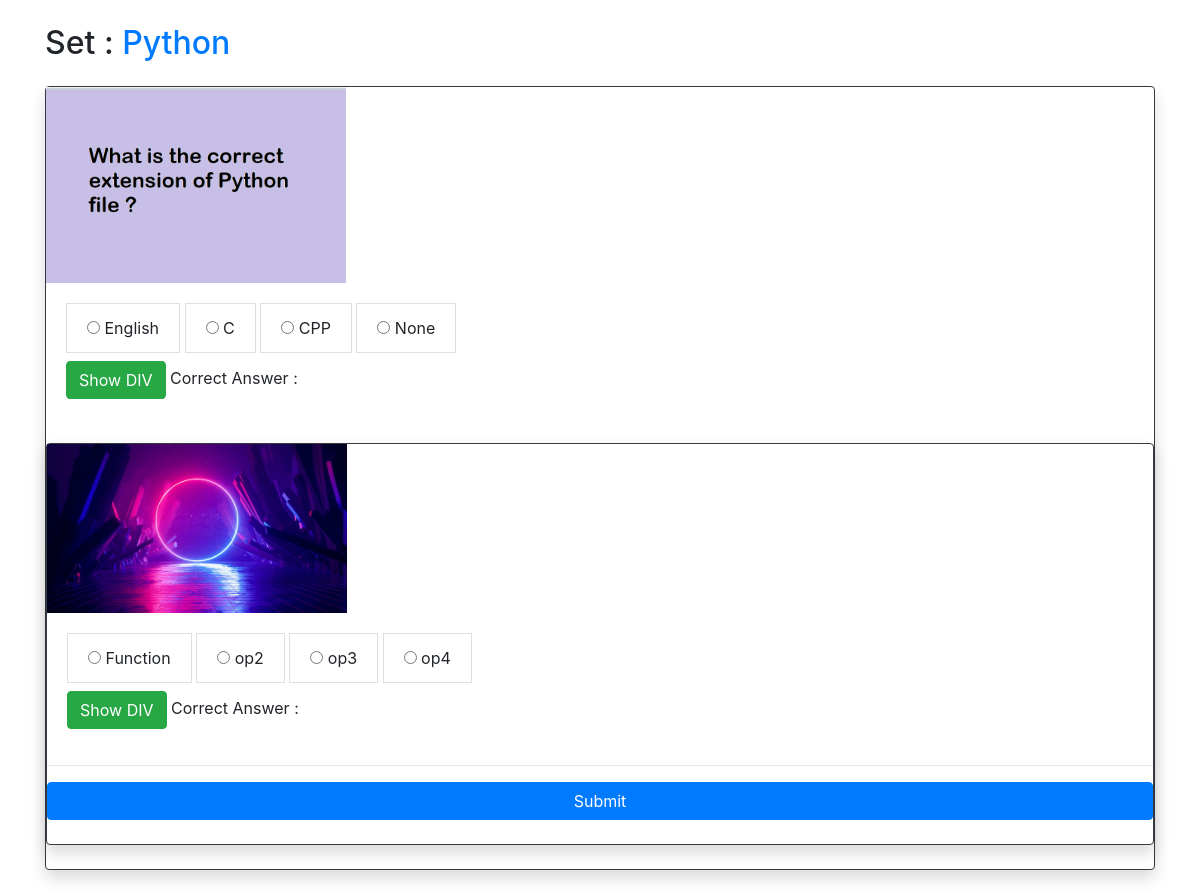
Page /imgcategory_questions/6 on the committed database.
### quiz/models.py (models this page shows, shortened)
class Question_Set(models.Model):
    section = models.CharField(max_length=50)
    questions = models.ManyToManyField(Question,blank=True)
    def __str__(self):
        return self.section

class Question(models.Model):
    text = models.CharField(max_length=250)
    image = models.ImageField(upload_to='images', blank=True, null=True)
    correct_ans = models.CharField(max_length=150)
    explanation = models.TextField(max_length=500)
    options = models.ManyToManyField(Options,blank=True)
    def __str__(self):
        return self.text

class Options(models.Model):
    option = models.CharField(max_length=150)
    '''op1=models.CharField(max_length=100)
    op2=models.CharField(max_length=100)
    op3=models.CharField(max_length=100)
    op4=models.CharField(max_length=100)'''

### quiz/views.py (the view)
# urls.py: path('imgcategory_questions/<int:cat_id>',views.imgcategory_questions,name="imgcategory_questions"),
def imgcategory_questions(req,cat_id):
    category=models.Question_Set.objects.get(id=cat_id)
    question=models.Question.objects.filter(question_set=category).order_by('id').all()
    print(category)
    print(question)
    return render(req,"imgcategory_questions.html",{'category':category,'question':question})

### quiz/templates/imgcategory_questions.html (shortened to what this page needs)
<html>
<head>
<link rel="stylesheet" href="https://maxcdn.bootstrapcdn.com/bootstrap/4.5.0/css/bootstrap.min.css">
</head>
<body>
<div class="container">
    <h2 class="my-4">Set : <span class="text-primary">{{category.section}} </span></h2>
{% for x in question %}
<div class="card my-4 border-dark shadow">
    <img src="{{x.image.url}}" width="300" ></img>
    <div class="card-body">
        {% for i in x.options.all %}
        <label>
            <li class="list-group-item">
                <input type="radio" class="rb" name ='{{x.text}}' id="option" value="{{i.option}}">
                {{i.option}}
            </li>
        </label>
        {% endfor %}
    <div>
            <input type="button" class="btn btn-success" value="Show DIV" id="bt" onclick="toggle(this)">
      Correct Answer :<label id="corans" class= "rb" style="display:none ; color : green"><b>{{x.correct_ans}}</b></label>
    </div>
</div>
{% endfor %}
<hr>
        <input type="submit" class="btn btn-primary" value="Submit" id="b1" onclick="getanswers()">
        <br>
        </div>
</div>
</body>
</html>

### rows in the picture
Question_Set: section "Python"
Question: image (picture)
Options: option "English"
Options: option "C"
Options: option "CPP"
Options: option "None"
Question: image (picture)
Options: option "Function"
Options: option "op2"
Options: option "op3"
Options: option "op4"
